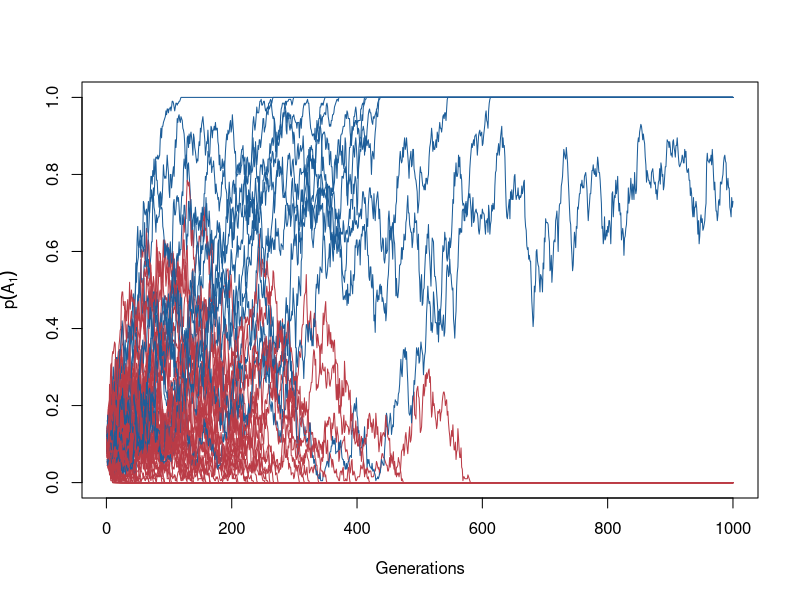

Here is the R script that generated this plot:
set.seed(1234)

# Parameters you can change directly.
N <- 100
p0 <- 0.1
n_generations <- 1000
n_replicates <- 100

# Start with an empty plot and draw trajectories one at a time.
plot(
  NA,
  xlim = c(1, n_generations),
  ylim = c(0, 1),
  xlab = "Generations",
  ylab = expression(p(A[1]))
)

# Store the final frequency from each replicate so we can inspect the outcome.
final_freqs <- numeric(n_replicates)

# Repeat the Wright–Fisher process many times.
for (replicate in seq_len(n_replicates)) {
  # Start each replicate at the same initial allele frequency.
  p <- p0
  freq <- numeric(n_generations)

  # Each generation is a binomial sample of 2N gene copies.
  for (generation in seq_len(n_generations)) {
    A1 <- rbinom(1, size = 2 * N, prob = p)
    p <- A1 / (2 * N)
    freq[generation] <- p
  }

  # Add this replicate's trajectory to the existing plot.
  if (freq[length(freq)] == 0) {
    lines(freq, col = "#BA3B46")
  }
  
  if (freq[length(freq)] > 0) {
    lines(freq, col = "#1C5D99")
  }

  # Save the final allele frequency for this replicate.
  final_freqs[replicate] <- freq[n_generations]
}

# Print a small summary table of the final frequencies.
final_p <- data.frame(
  replicate = seq_len(n_replicates),
  final_frequency = final_freqs
)
